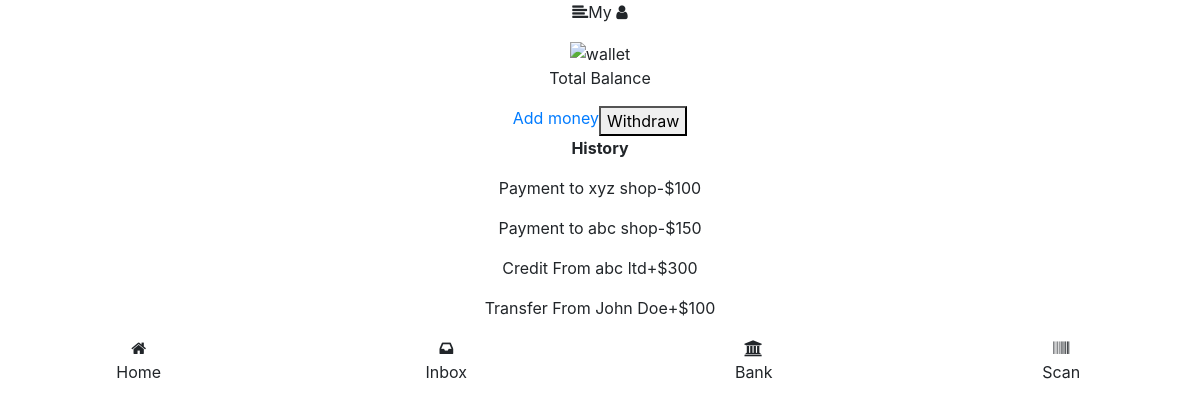
Page /wall/wallet/9772292121 on the earlier database version.
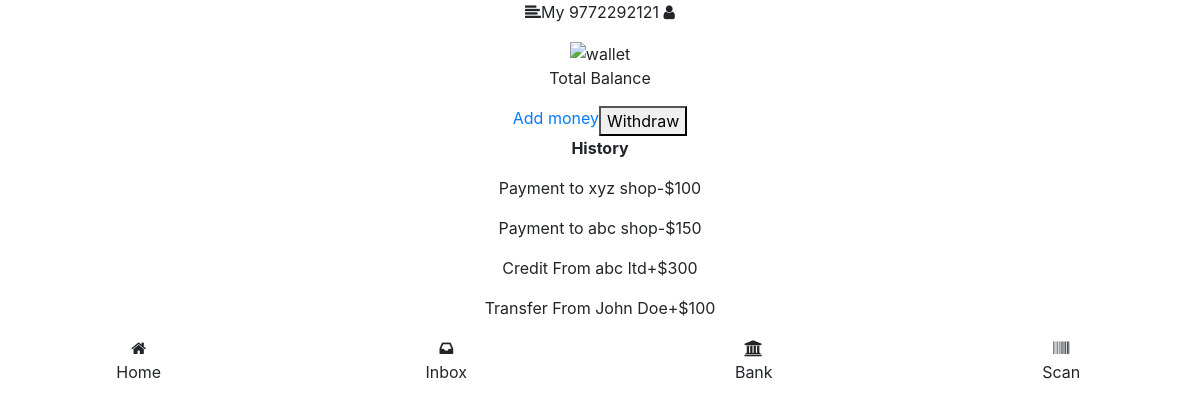
Same page on the later database version.
### wallet/models.py (models this page shows)
class Person(models.Model):
    mobile=models.IntegerField(max_length=100,editable=False,null=False,primary_key=True)
    otp=models.IntegerField(max_length=100,blank=True,null=True)
    email=models.EmailField(max_length=100,blank=True)
    name=models.CharField(max_length=100,blank=True)
    account_number= models.IntegerField(max_length=100,null=True)
    Bank_name=models.IntegerField(max_length=50,blank=True,null=True)
    IFSC_Code=models.CharField(max_length=100,blank=True)

### wallet/views.py (the view)
# urls.py: path('wallet/<str:mobile>',Wallet,name="wallet"),
def Wallet(request,mobile):
    data = Person.objects.filter(mobile=mobile).first()
    request.session['mobile']=mobile
    return render(request,"wallet.html",{"Data":data})

### templates/wallet.html (shortened to what this page needs)
{%load static%}
{%block content%}
<!DOCTYPE html>
<html lang="en">
<head>
	<link rel="stylesheet" href="https://stackpath.bootstrapcdn.com/bootstrap/4.3.1/css/bootstrap.min.css">
	<link rel="stylesheet" href="https://stackpath.bootstrapcdn.com/font-awesome/4.7.0/css/font-awesome.min.css">
</head>
<form method="post" >
	<div class="wallet-container text-center">
		<p class="page-title"><i class="fa fa-align-left"></i>My {{Data.mobile}} <i class="fa fa-user"></i></p>
		<div class="amount-box text-center">
			<img src="https://lh3.googleusercontent.com/ohLHGNvMvQjOcmRpL4rjS3YQlcpO0D_80jJpJ-QA7-fQln9p3n7BAnqu3mxQ6kI4Sw" alt="wallet">
			<p>Total Balance</p>
		</div>
		<div class="btn-group text-center">
			<a href="{% url 'add' mobile %}">Add money</a>
			<button>Withdraw</button>
			</div>
			<div class="txn-history">
				<p><b>History</b></p>
				<p class="txn-list">Payment to xyz shop<span class="debit-amount">-$100</span></p>
				<p class="txn-list">Payment to abc shop<span class="debit-amount">-$150</span></p>
				<p class="txn-list">Credit From abc ltd<span class="credit-amount">+$300</span></p>
				<p class="txn-list">Transfer From John Doe<span class="credit-amount">+$100</span></p>
			</div>
			<div class="footer-menu">
				<div class="row text-center">
					<div class="col-md-3">
						<i class="fa fa-home"></i>
						<p>Home</p>
					</div>
					<div class="col-md-3">
						<i class="fa fa-inbox"></i>
						<p>Inbox</p>
					</div>
					<div class="col-md-3">
						<i class="fa fa-university"></i>
						<p>Bank</p>
					</div>
					<div class="col-md-3">
						<i class="fa fa-barcode"></i>
						<p>Scan</p>
					</div>
				</div>
			</div>
</div>
</form>
</html>
{%endblock%}

Differences in the rows shown:
added Person: mobile "9772292121"
